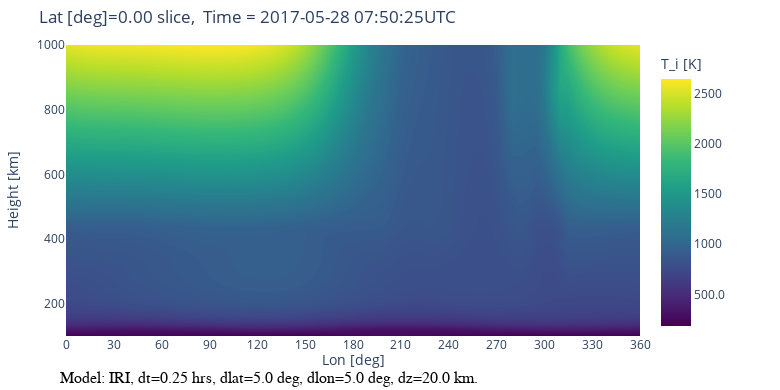

Notebook code cell kept with this figure:
### Code cell
#plots for min time if time not in file
iplot(iri.make_plot('T_i','LonH',timerange={'min':'2017-05-28 07:50:25'}))

### Figure 1 — Plotly figure (JSON) as saved in the notebook; plotly's stock layout.template omitted (floating-point values rounded to 4 significant figures; data arrays with more than 128 entries replaced by an {"elided": "..."} marker saying what was removed)
{"data": [{"colorbar": {"tickformat": ".4g", "title": {"text": "T_i [K]"}}, "colorscale": [[0, "#440154"], [0.1111, "#482878"], [0.2222, "#3e4989"], [0.3333, "#31688e"], [0.4444, "#26828e"], [0.5556, "#1f9e89"], [0.6667, "#35b779"], [0.7778, "#6ece58"], [0.8889, "#b5de2b"], [1, "#fde725"]], "contours": {"coloring": "fill", "showlines": false}, "hovertemplate": "X: %{x:.2f}<br>Y: %{y:.4g}<br><b> %{z:.4g}</b><extra></extra>", "meta": "2d-grid", "ncontours": 201, "type": "contour", "x": [0, 5, 10, 15, 20, 25, 30, 35, 40, 45, 50, 55, 60, 65, 70, 75, 80, 85, 90, 95, 100, 105, 110, 115, 120, 125, 130, 135, 140, 145, 150, 155, 160, 165, 170, 175, 180, 185, 190, 195, 200, 205, 210, 215, 220, 225, 230, 235, 240, 245, 250, 255, 260, 265, 270, 275, 280, 285, 290, 295, 300, 305, 310, 315, 320, 325, 330, 335, 340, 345, 350, 355, 360], "y": [100, 120, 140, 160, 180, 200, 220, 240, 260, 280, 300, 320, 340, 360, 380, 400, 420, 440, 460, 480, 500, 520, 540, 560, 580, 600, 620, 640, 660, 680, 700, 720, 740, 760, 780, 800, 820, 840, 860, 880, 900, 920, 940, 960, 980, 1000], "z": {"elided": "46x73 float values"}}], "layout": {"annotations": [{"font": {"size": 14}, "showarrow": false, "text": "Lon [deg]", "x": 0.5, "xref": "paper", "y": -0.12, "yref": "paper"}, {"ax": 0, "ay": 0, "font": {"color": "#000000", "family": "sans serif", "size": 16}, "text": "Model: IRI, dt=0.25 hrs, dlat=5.0 deg, dlon=5.0 deg, dz=20.0 km.", "x": 0.1, "xanchor": "left", "xref": "paper", "xshift": -65, "y": 0, "yref": "paper", "yshift": -42}], "autosize": false, "height": 390, "margin": {"b": 45, "l": 40, "pad": 0, "r": 140, "t": 45}, "scene": {"aspectmode": "manual"}, "title": {"text": "Lat [deg]=0.00 slice,  Time = 2017-05-28 07:50:25UTC"}, "width": 780, "xaxis": {"dtick": 30, "tick0": 0, "tickmode": "linear", "title": {"text": ""}}, "yaxis": {"title": {"text": "Height [km]"}}}}
